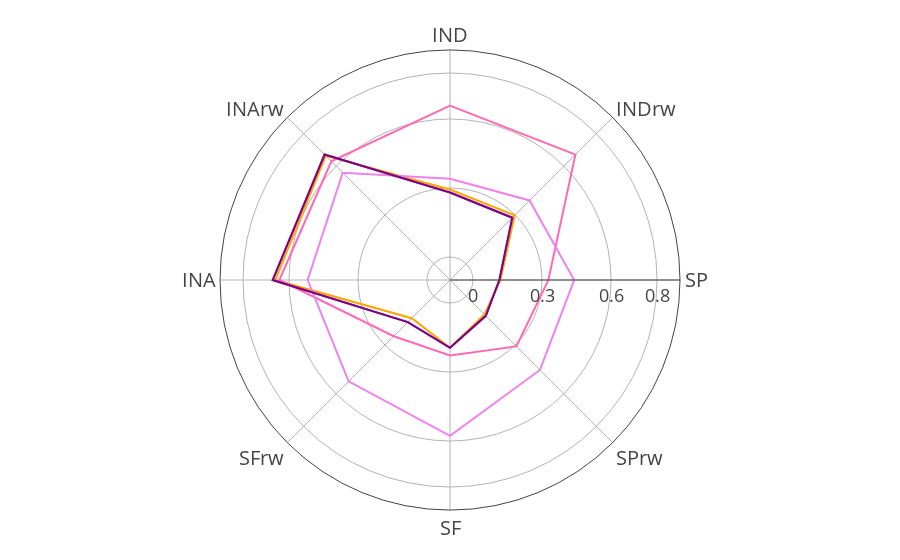

This figure's notebook cell:
### Code cell
colors360=['orange','purple','navy','grey','hotpink']
methods360=["AIF360",'CaliEqOdds(fnr)','CaliEqOdds(fpr)','EqOdds','RejectOption']
pivot=pd.pivot_table(metric_thresh_AIF360,index=['type','thresh'],values=performance2,aggfunc=[np.mean,np.std])
all_thresh=sorted(list(set(pivot.index[i][1] for i in range(pivot.shape[0]))))

metric_mean_reshape=pd.DataFrame(columns=['value','index','type'])
for p in performance1:
    for m in methods360:
        v=[]
        for th in all_thresh[4:7]:
            v+=metric_thresh_AIF360[(metric_thresh_AIF360.type==m)&(metric_thresh_AIF360.thresh==th)][p].tolist()
            #for i in range(len(v)): #+methods360.index(m)*7+7
        metric_mean_reshape=metric_mean_reshape.append({'value':np.mean(v),'index':p,'type':m},ignore_index=True)

fig = px.line_polar(metric_mean_reshape, r="value", theta="index", color="type",line_close=True,
                    color_discrete_sequence=['orange','hotpink','violet','mediumpurple','purple'],
                    template="plotly_dark",)    

fig.update_layout(
    template=None,
    polar = dict(
        radialaxis = dict(range=[-0.1,0.9], showticklabels=True, ticks="",tickwidth=20,tickvals=[0,0.3,0.6,0.8]),
        radialaxis_tickfont=dict(size=18),
        angularaxis_tickfont=dict(size=20),
        angularaxis = dict(ticks="",
                           ticktext=performance1,
                           tickwidth=10
                          )
        #color_discrete_sequence=['hotpink','violet','mediumpurple','purple','orange']
        #dict(thetaunit = "radians",dtick = 0.785),
    ), #gridwidth=5,gridcolor='black',showticklabels=False,
    showlegend=False,
    margin=dict(l=0, r=0, t=50, b=50)
)
fig.show()
plt.rcParams['pdf.fonttype'] = 42
plt.rcParams['ps.fonttype'] = 42

fig.write_image("plots/AIF5_radar.pdf")

### Figure 1 — Plotly figure (JSON) as saved in the notebook; plotly's stock layout.template omitted (floating-point values rounded to 4 significant figures)
{"data": [{"hovertemplate": "type=AIF360<br>value=%{r}<br>index=%{theta}<extra></extra>", "legendgroup": "AIF360", "line": {"color": "orange", "dash": "solid"}, "mode": "lines", "name": "AIF360", "r": [0.2933, 0.2979, 0.1194, 0.1118, 0.1942, 0.1347, 0.6597, 0.6636, 0.2933], "showlegend": true, "subplot": "polar", "theta": ["IND", "INDrw", "SP", "SPrw", "SF", "SFrw", "INA", "INArw", "IND"], "type": "scatterpolar"}, {"hovertemplate": "type=CaliEqOdds(fnr)<br>value=%{r}<br>index=%{theta}<extra></extra>", "legendgroup": "CaliEqOdds(fnr)", "line": {"color": "hotpink", "dash": "solid"}, "mode": "lines", "name": "CaliEqOdds(fnr)", "r": [0.658, 0.671, 0.3278, 0.3085, 0.2281, 0.2458, 0.6418, 0.6296, 0.658], "showlegend": true, "subplot": "polar", "theta": ["IND", "INDrw", "SP", "SPrw", "SF", "SFrw", "INA", "INArw", "IND"], "type": "scatterpolar"}, {"hovertemplate": "type=CaliEqOdds(fpr)<br>value=%{r}<br>index=%{theta}<extra></extra>", "legendgroup": "CaliEqOdds(fpr)", "line": {"color": "violet", "dash": "solid"}, "mode": "lines", "name": "CaliEqOdds(fpr)", "r": [0.3399, 0.3891, 0.4399, 0.4533, 0.5777, 0.5233, 0.5187, 0.5596, 0.3399], "showlegend": true, "subplot": "polar", "theta": ["IND", "INDrw", "SP", "SPrw", "SF", "SFrw", "INA", "INArw", "IND"], "type": "scatterpolar"}, {"hovertemplate": "type=EqOdds<br>value=%{r}<br>index=%{theta}<extra></extra>", "legendgroup": "EqOdds", "line": {"color": "mediumpurple", "dash": "solid"}, "mode": "lines", "name": "EqOdds", "r": [0.2803, 0.2829, 0.1146, 0.1203, 0.1949, 0.1592, 0.671, 0.6711, 0.2803], "showlegend": true, "subplot": "polar", "theta": ["IND", "INDrw", "SP", "SPrw", "SF", "SFrw", "INA", "INArw", "IND"], "type": "scatterpolar"}, {"hovertemplate": "type=RejectOption<br>value=%{r}<br>index=%{theta}<extra></extra>", "legendgroup": "RejectOption", "line": {"color": "purple", "dash": "solid"}, "mode": "lines", "name": "RejectOption", "r": [0.2803, 0.2829, 0.1146, 0.1203, 0.1949, 0.1592, 0.671, 0.6711, 0.2803], "showlegend": true, "subplot": "polar", "theta": ["IND", "INDrw", "SP", "SPrw", "SF", "SFrw", "INA", "INArw", "IND"], "type": "scatterpolar"}], "layout": {"legend": {"title": {"text": "type"}, "tracegroupgap": 0}, "margin": {"b": 50, "l": 0, "r": 0, "t": 50}, "polar": {"angularaxis": {"direction": "clockwise", "rotation": 90, "tickfont": {"size": 20}, "ticks": "", "ticktext": ["IND", "INDrw", "SP", "SPrw", "SF", "SFrw", "INA", "INArw"], "tickwidth": 10}, "domain": {"x": [0, 1], "y": [0, 1]}, "radialaxis": {"range": [-0.1, 0.9], "showticklabels": true, "tickfont": {"size": 18}, "ticks": "", "tickvals": [0, 0.3, 0.6, 0.8], "tickwidth": 20}}, "showlegend": false}}
